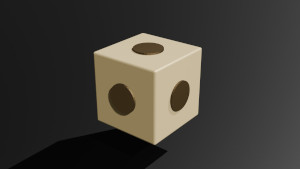
#> input picture lit1.jpg, 300 x 169 px
$ python main.py
#> lines starting #> are read from the running program, lines starting #| are printed output that depends on the picture
from typing import Any
import numpy as np
import matplotlib.pyplot as plt
import cv2


class ImageProcessor:
    """
    cette classe permet de charger deux images, de détecter les points d'intérêt,
    de les relier entre eux puis de calculer la matrice fondamentale et la matrice essentielle.
    """

    def __init__(self, nom1:str, nom2:str) -> None:
        """Initialise cette classe avec les noms des deux images à charger.

        Args:
            nom1 (str): nom de l'image 1 (avec chemin d'accès si nécessaire)
            nom2 (str): nom de l'image 2 (avec chemin d'accès si nécessaire)
        """
        self.nom1: str = nom1
        self.nom2: str = nom2
        self.im1 = None
        self.im2 = None
        self.im1_gris = None
        self.im2_gris = None
        self.kp1 = None
        self.kp2 = None
        self.des1 = None
        self.des2 = None
        self.matches = None
        self.ratio_de_correspondance = 0.62
        self.sigma = 1.35
        self.octaveLayers = 2
        self.seuil_de_contraste = 0.050375
        self.seuil_d_aretes = 10
        self.max_features = 100

        self.homographie = None

    # Load the image
    def load_images(self) -> None:
        """
        Charge les deux images à partir des noms de fichiers fournis.
        """
        try:
            image1 = cv2.imread(self.nom1)
            image2 = cv2.imread(self.nom2)

            print(f"images correctement chargées :")
            print(f"{self.nom1} shape: {image1.shape} size:{image1.size}") #type: ignore
            print(f"{self.nom2} shape: {image2.shape} size:{image2.size}") #type: ignore

            self.im1 = image1
            self.im2 = image2

            self.im1_gris:cv2.typing.MatLike | None = cv2.cvtColor(image1, cv2.COLOR_BGR2GRAY)
            self.im2_gris:cv2.typing.MatLike | None = cv2.cvtColor(image2, cv2.COLOR_BGR2GRAY)

        except FileNotFoundError as e:
            print(f"EXCEPTION: {e}")
        except Exception as e:
            print(f"EXCEPTION Unexpected error: {e}")


    def detecte_keypoints_avec_SIFT(self) -> None:
            """Détecte les keypoints avec l'algorithme SIFT et des paramètres personnalisés"""
            sift:Any = cv2.SIFT_create( # type: ignore
                nfeatures=self.max_features,
                nOctaveLayers=self.octaveLayers,
                contrastThreshold=self.seuil_de_contraste,
                edgeThreshold=self.seuil_d_aretes,
                sigma=self.sigma
            )

            # Détection des keypoints et descripteurs
            kp1, des1 = sift.detectAndCompute(self.im1_gris, None) # type: ignore
            kp2, des2 = sift.detectAndCompute(self.im2_gris, None) # type: ignore

            self.kp1 = kp1 # type: ignore
            self.kp2 = kp2 # type: ignore
            self.des1 = des1 # type: ignore
            self.des2 = des2 # type: ignore

    def affiche_images(self) -> None:
        """
        Affiche les deux images (en couleur et en gris)
        """
        # Affichage des images
        plt.figure(figsize=(13, 10)) # type: ignore
        plt.subplot(2, 2, 1) # type: ignore
        plt.imshow(cv2.cvtColor(self.im1, cv2.COLOR_BGR2RGB)) # type: ignore
        plt.title('Image 1') # type: ignore
        plt.axis('off') # type: ignore
        plt.subplot(2, 2, 2) # type: ignore
        plt.imshow(cv2.cvtColor(self.im2, cv2.COLOR_BGR2RGB)) # type: ignore
        plt.title('Image 2') # type: ignore
        plt.axis('off') # type: ignore
        plt.subplot(2, 2, 3) # type: ignore
        plt.imshow(cv2.cvtColor(self.im1_gris, cv2.COLOR_BGR2RGB)) # type: ignore
        plt.title('Image 2') # type: ignore
        plt.axis('off') # type: ignore
        plt.subplot(2, 2, 4) # type: ignore
        plt.imshow(cv2.cvtColor(self.im2_gris, cv2.COLOR_BGR2RGB)) # type: ignore
        plt.title('Image 2') # type: ignore
        plt.axis('off') # type: ignore
        plt.show() # type: ignore

    def afficheKP(self) -> None:
        """
        Affiche les keypoints de chaque image dans une fenêtre
        """
        # Affichage des keypoints
        plt.figure(figsize=(13, 10)) # type: ignore
        plt.subplot(2, 2, 1) # type: ignore
        image_kp_1 = cv2.drawKeypoints(self.im1_gris, self.kp1, None, flags=cv2.DRAW_MATCHES_FLAGS_DRAW_RICH_KEYPOINTS) # type: ignore
        cv2.imwrite("image_kp_1.jpg", image_kp_1) # type: ignore
        plt.imshow(image_kp_1) # type: ignore
        plt.title('Image 1') # type: ignore
        plt.axis('off') # type: ignore
        plt.subplot(2, 2, 2) # type: ignore
        image_kp_2 = cv2.drawKeypoints(self.im2_gris, self.kp2, None, flags=cv2.DRAW_MATCHES_FLAGS_DRAW_RICH_KEYPOINTS) # type: ignore
        cv2.imwrite("image_kp_2.jpg", image_kp_2) # type: ignore
        plt.imshow(image_kp_2) # type: ignore
        plt.title('Image 2') # type: ignore
        plt.axis('off') # type: ignore
        plt.show() # type: ignore

    def match_keypoints(self):

        """Apparie les descripteurs entre les deux images en utilisant FLANN matcher"""

        # FLANN matcher pour associer les descripteurs des deux images obtenus avec l'alglorithme SIFT
        FLANN_INDEX_KDTREE = 1
        index_params:cv2.typing.IndexParams = dict(algorithm=FLANN_INDEX_KDTREE, trees=5)
        search_params:cv2.typing.SearchParams = dict(checks=100)
        flann = cv2.FlannBasedMatcher(index_params, search_params)

        try:
            matches = flann.knnMatch(self.des1, self.des2, k=2) # type: ignore

            good_matches: list[Any] = []
            cpt_paires_invalides = 0
            cpt_paires_valides = 0

            # Test de ratio de Lowe
            for match_pair in matches: # type: ignore
                if len(match_pair) == 2: # type: ignore
                    cpt_paires_valides += 1
                    m , n = match_pair #type: ignore
                    if m.distance < self.ratio_de_correspondance * n.distance:  # type: ignore
                        good_matches.append(m)
                else:
                    cpt_paires_invalides += 1
            print(f"Nombre de paires invalides : {cpt_paires_invalides} pour {cpt_paires_valides} paires valides et total de paires : {len(matches)}") #type: ignore
            self.matches = good_matches
        except cv2.error:
            self.matches = []

    def affiche_matches(self) -> None:
        # creer l'image des matches
        img_matches = cv2.drawMatches(self.im1, self.kp1, self.im2, self.kp2, # type: ignore
                                        self.matches, None, # type: ignore
                                        flags=cv2.DrawMatchesFlags_NOT_DRAW_SINGLE_POINTS) # type: ignore
        # Affichage de l'image des matches
        plt.figure(figsize=(13, 10)) # type: ignore
        plt.imshow(img_matches) # type: ignore
        cv2.imwrite("matches.jpg", img_matches) # type: ignore
        plt.title('Matches') # type: ignore
        plt.axis('off') # type: ignore
        plt.show() # type: ignore

    def calcule_homographie(self) -> None:
        """
        Calcule l'homographie entre les deux images
        """
        # Récupération des points correspondants
        pts1 = np.float32([self.kp1[m.queryIdx].pt for m in self.matches]).reshape(-1, 1, 2) # type: ignore
        pts2 = np.float32([self.kp2[m.trainIdx].pt for m in self.matches]).reshape(-1, 1, 2) # type: ignore

        # Calcul de l'homographie
        self.homographie, _ = cv2.findHomography(pts1, pts2, cv2.RANSAC, 5.0) # type: ignore
        print("homographie ",self.homographie)


    def calc_matrice_essentielle(self):# type: ignore
        """
        Trouve la matrice essentielle et triangule les points 3D

        Utilise:
            kp1, kp2: Keypoints des deux images (trouvés avec detecte_keypoints_avec_SIFT())
            matches : les correspondances entre les deux images (trouvées avec match_keypoints())

        Renvoie:
            points_3d: Points 3D triangulés
            matched_points1, matched_points2: Points correspondants dans les deux images
            E: Matrice essentielle
            R, t: Rotation et translation entre les deux caméras
        """

        # Matrice de calibrage d'une caméra standard
        K:np.typing.ArrayLike = np.array([
            [800, 0, 320],
            [0, 800, 240],
            [0, 0, 1]
        ], dtype=np.float32)

        # Filtrage des correspondances
        if len(self.matches) < 8: # type: ignore
            raise ValueError("Pas assez de correspondances pour calculer la matrice essentielle (minimum 8)")

        # Extraction des points correspondants
        pts1 = np.float32([self.kp1[m.queryIdx].pt for m in self.matches]).reshape(-1, 1, 2) # type: ignore
        pts2 = np.float32([self.kp2[m.trainIdx].pt for m in self.matches]).reshape(-1, 1, 2) # type: ignore

        # Calcul de la matrice essentielle avec RANSAC
        E, mask = cv2.findEssentialMat(
            pts1, pts2, K,
            method=cv2.RANSAC,
            prob=0.999,
            threshold=1.0
        )

        # Filtrer les points avec le masque RANSAC
        pts1_inliers = pts1[mask.ravel() == 1]
        pts2_inliers = pts2[mask.ravel() == 1]

        print(f"Nombre d'inliers après RANSAC: {len(pts1_inliers)}")

        # Récupération de la pose (rotation et translation) à partir de la matrice essentielle
        _, R, t, mask_pose = cv2.recoverPose(E, pts1_inliers, pts2_inliers, K) #type: ignore

        # Calcul des matrices de projection
        # Caméra 1 (référence)
        P1 = K @ np.hstack([np.eye(3), np.zeros((3, 1))])

        # Caméra 2 (avec rotation et translation) ... on prend la même matrice de calibrage que pour la caméra 1
        P2 = K @ np.hstack([R, t])

        # Triangulation des points 3D
        # Normalisation des points pour la triangulation
        pts1_norm = cv2.undistortPoints(pts1_inliers, K, None) #type: ignore
        pts2_norm = cv2.undistortPoints(pts2_inliers, K, None) #type: ignore

        # Triangulation
        points_4d = cv2.triangulatePoints(P1, P2, pts1_norm, pts2_norm) #type: ignore

        # Conversion en coordonnées 3D homogènes dans le repère de la caméra 1
        points_3d = points_4d[:3] / points_4d[3]  #type: ignore
        points_3d = points_3d.T  #type: ignore

        return {  #type: ignore
            'points_3d': points_3d,
            'matched_points1': pts1_inliers,
            'matched_points2': pts2_inliers,
            'essential_matrix': E,
            'rotation': R,
            'translation': t,
            'projection_matrix1': P1,
            'projection_matrix2': P2
        }


    def plot_3d_points_with_cameras(self, points_3d, R, t, title="Points 3D avec positions des caméras"): # type: ignore
        """
        Trace les points 3D avec les positions et orientations des caméras

        Args:
            points_3d: Points 3D reconstruits
            R: Matrice de rotation de la caméra 2
            t: Vecteur de translation de la caméra 2
            title: Titre du graphique
        """
        fig = plt.figure(figsize=(14, 10)) # type: ignore
        ax = fig.add_subplot(111, projection='3d') # type: ignore

        # Points 3D
        x, y, z = points_3d[:, 0], points_3d[:, 1], points_3d[:, 2] # type: ignore
        ax.scatter(x, y, z, c='blue', s=30, alpha=0.7, label='Points 3D') # type: ignore

        # Position de la caméra 1 (origine)
        ax.scatter([0], [0], [0], c='red', s=100, marker='^', label='Caméra 1') # type: ignore

        # Position de la caméra 2
        cam2_pos = -R.T @ t # type: ignore
        ax.scatter([cam2_pos[0, 0]], [cam2_pos[1, 0]], [cam2_pos[2, 0]], c='green', s=100, marker='^', label='Caméra 2') # type: ignore

        # Axes de la caméra 1 (origine)
        axis_length = 2.0 # type: ignore
        ax.quiver(0, 0, 0, axis_length, 0, 0, color='red', alpha=0.6, arrow_length_ratio=0.1) # type: ignore
        ax.quiver(0, 0, 0, 0, axis_length, 0, color='green', alpha=0.6, arrow_length_ratio=0.1) # type: ignore
        ax.quiver(0, 0, 0, 0, 0, axis_length, color='blue', alpha=0.6, arrow_length_ratio=0.1) # type: ignore

        # Axes de la caméra 2
        R_axes = R.T  # Rotation inverse pour les axes # type: ignore
        cam2_x = cam2_pos.flatten() + R_axes[:, 0] * axis_length # type: ignore
        cam2_y = cam2_pos.flatten() + R_axes[:, 1] * axis_length # type: ignore
        cam2_z = cam2_pos.flatten() + R_axes[:, 2] * axis_length # type: ignore

        ax.plot3D([cam2_pos[0, 0], cam2_x[0]], [cam2_pos[1, 0], cam2_x[1]], [cam2_pos[2, 0], cam2_x[2]],  # type: ignore
                'r--', alpha=0.6)
        ax.plot3D([cam2_pos[0, 0], cam2_y[0]], [cam2_pos[1, 0], cam2_y[1]], [cam2_pos[2, 0], cam2_y[2]],  # type: ignore
                'g--', alpha=0.6)
        ax.plot3D([cam2_pos[0, 0], cam2_z[0]], [cam2_pos[1, 0], cam2_z[1]], [cam2_pos[2, 0], cam2_z[2]],  # type: ignore
                'b--', alpha=0.6)

        # Configuration des axes
        ax.set_xlabel('X') # type: ignore
        ax.set_ylabel('Y') # type: ignore
        ax.set_zlabel('Z') # type: ignore
        ax.set_title(title) # type: ignore
        ax.legend() # type: ignore

        # Égalisation des échelles
        all_points = np.vstack([points_3d, [[0, 0, 0]],cam2_pos.T]) # type: ignore
        max_range = np.ptp(all_points, axis=0).max() / 2.0
        mid_point = np.mean(all_points, axis=0)
        ax.set_xlim(mid_point[0] - max_range, mid_point[0] + max_range) # type: ignore
        ax.set_ylim(mid_point[1] - max_range, mid_point[1] + max_range) # type: ignore
        ax.set_zlim(mid_point[2] - max_range, mid_point[2] + max_range) # type: ignore

        ax.grid(True) # type: ignore
        plt.tight_layout()
        plt.show() # type: ignore

        return fig, ax  # type: ignore


    def plot_points_with_depth_color(self, points_3d, title="Points 3D colorés par profondeur"): # type: ignore
        """
        Trace les points 3D avec une couleur selon leur profondeur (coordonnée Z)

        Args:
            points_3d: Points 3D reconstruits
            title: Titre du graphique
        """
        fig = plt.figure(figsize=(12, 8)) # type: ignore
        ax = fig.add_subplot(111, projection='3d') # type: ignore

        x, y, z = points_3d[:, 0], points_3d[:, 1], points_3d[:, 2] # type: ignore

        # Colormap basée sur la profondeur Z
        scatter = ax.scatter(x, y, z, c=z, cmap='viridis', s=30, alpha=0.8) # type: ignore

        # Barre de couleur
        cbar = plt.colorbar(scatter, ax=ax, shrink=0.8, aspect=20) # type: ignore
        cbar.set_label('Profondeur (Z)') # type: ignore

        ax.set_xlabel('X') # type: ignore
        ax.set_ylabel('Y') # type: ignore
        ax.set_zlabel('Z') # type: ignore
        ax.set_title(title) # type: ignore
        ax.grid(True) # type: ignore

        plt.tight_layout()
        plt.show() # type: ignore

        return fig, ax


def main() -> None:
    ip = ImageProcessor("lit1.jpg", "lit3.jpg")
    ip.load_images()
#> in load_images, image1 is the input picture: shape (169, 300, 3); mean B, G, R 53.8, 59.4, 62.2
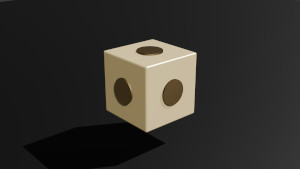
#> input picture lit3.jpg, 300 x 169 px
#> in load_images, image2 is the input picture: shape (169, 300, 3); mean B, G, R 43, 47.1, 49.1
#| lit1.jpg shape: (169, 300, 3) size:152100
#| lit3.jpg shape: (169, 300, 3) size:152100
#> in load_images, `self.im1_gris:cv2.typing.MatLike | None = cv2.cvtColor(image1, cv2.COL..`:
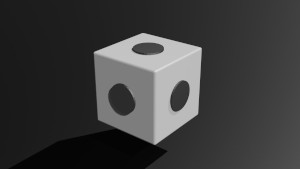
#> self.im1_gris: shape (169, 300); min 0, max 222, mean 59.6
#> in load_images, `self.im2_gris:cv2.typing.MatLike | None = cv2.cvtColor(image2, cv2.COL..`:
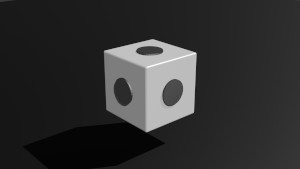
#> self.im2_gris: shape (169, 300); min 0, max 254, mean 47.2
    ip.detecte_keypoints_avec_SIFT()
#> in detecte_keypoints_avec_SIFT, `kp1, des1 = sift.detectAndCompute(self.im1_gris, None)`: kp1 = 25 keypoints; strongest (x, y, size): (175, 63, 33.7), (140, 49, 7.7), (191, 109, 10.9), (119, 52, 17.8)
#> in detecte_keypoints_avec_SIFT, `kp2, des2 = sift.detectAndCompute(self.im2_gris, None)`: kp2 = 19 keypoints; strongest (x, y, size): (195, 53, 1.9), (178, 63, 24.9), (172, 92, 12.9), (141, 51, 5.3)
#> in detecte_keypoints_avec_SIFT, `self.kp1 = kp1`: self.kp1 has the same summary as kp1
#> in detecte_keypoints_avec_SIFT, `self.kp2 = kp2`: self.kp2 has the same summary as kp2
    ip.match_keypoints()
#> in match_keypoints, `matches = flann.knnMatch(self.des1, self.des2, k=2)`: matches = 25 matches
#> the loop in match_keypoints, `for match_pair in matches:` made 25 passes
#> after the loop in match_keypoints, `for match_pair in matches:`: cpt_paires_invalides = 0; cpt_paires_valides = 25; good_matches = 9 matches
#| Nombre de paires invalides : 0 pour 25 paires valides et total de paires : 25
    ip.afficheKP()
#> in afficheKP, `image_kp_1 = cv2.drawKeypoints(self.im1_gris, self.kp1, None, flags=cv..`:
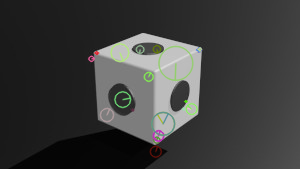
#> image_kp_1: shape (169, 300, 3); mean of channels 0, 1, 2 59.1, 60.1, 59.6; drawn as B, G, R
    ip.affiche_matches()
#> in affiche_matches, `img_matches = cv2.drawMatches(self.im1, self.kp1, self.im2, self.kp2,`:
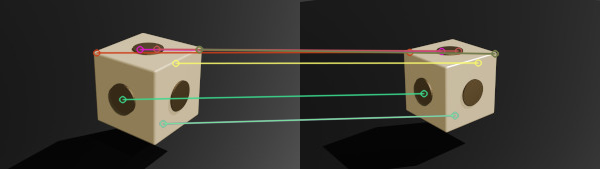
#> img_matches: shape (169, 600, 3); mean B, G, R 49.5, 55.3, 57.5
    retour = ip.calc_matrice_essentielle()  # type: ignore
#> in calc_matrice_essentielle, `pts1 = np.float32([self.kp1[m.queryIdx].pt for m in self.matches]).res..`: pts1 = [[96.25, 52.42], [122.2, 99.11], [139.6, 49.04], [156.4, 48.75], [162.7, 123.4], [162.7, 123.4], [175.3, 62.88], [198.6, 49.34], [199.3, 48.95]]
#> in calc_matrice_essentielle, `pts2 = np.float32([self.kp2[m.trainIdx].pt for m in self.matches]).res..`: pts2 = [[109.3, 51.85], [123.6, 93.2], [141.3, 50.99], [158.1, 50.53], [154.6, 115.1], [154.6, 115.1], [177.8, 62.52], [194.6, 53.31], [194.6, 53.31]]
#> in calc_matrice_essentielle, `E, mask = cv2.findEssentialMat( pts1, pts2, K, method=cv2.RANSAC, prob..`: E = [[0.0343, 0.683, 0.175], [-0.687, 0.028, -0.0184], [-0.164, 0.0526, 0.00731]]; mask = [1, 1, 1, 1, 1, 1, 1, 1, 1]
#> in calc_matrice_essentielle, `pts1_inliers = pts1[mask.ravel() == 1]`: pts1_inliers has the same summary as pts1
#> in calc_matrice_essentielle, `pts2_inliers = pts2[mask.ravel() == 1]`: pts2_inliers has the same summary as pts2
#| Nombre d'inliers après RANSAC: 9
#> in calc_matrice_essentielle, `_, R, t, mask_pose = cv2.recoverPose(E, pts1_inliers, pts2_inliers, K)`: R = [[0.998, -0.0398, -0.0402], [0.0404, 0.999, 0.0139], [0.0396, -0.0155, 0.999]]; t = [-0.0651, -0.234, 0.97]; mask_pose = [255, 255, 255, 255, 255, 255, 255, 255, 255]
#> in calc_matrice_essentielle, `P2 = K @ np.hstack([R, t])`: P2 = [[811.4, -36.82, 287.5, 258.3], [41.83, 795.5, 250.9, 45.32], [0.0396, -0.0155, 0.999, 0.97]]
#> in calc_matrice_essentielle, `pts1_norm = cv2.undistortPoints(pts1_inliers, K, None)`: pts1_norm = [[-0.28, -0.234], [-0.247, -0.176], [-0.225, -0.239], [-0.204, -0.239], [-0.197, -0.146], [-0.197, -0.146], [-0.181, -0.221], [-0.152, -0.238], [-0.151, -0.239]]
#> in calc_matrice_essentielle, `pts2_norm = cv2.undistortPoints(pts2_inliers, K, None)`: pts2_norm = [[-0.263, -0.235], [-0.246, -0.183], [-0.223, -0.236], [-0.202, -0.237], [-0.207, -0.156], [-0.207, -0.156], [-0.178, -0.222], [-0.157, -0.233], [-0.157, -0.233]]
#> in calc_matrice_essentielle, `points_3d = points_3d.T`: points_3d = [[-3.99, -2.99, 9.95], [-3.99, -2.99, 9.96], [-3.99, -2.99, 9.96], [-3.99, -2.99, 9.96], [-3.99, -2.99, 9.96], [-3.99, -2.99, 9.96], [-3.99, -2.99, 9.96], [-3.99, -2.99, 9.96], [-3.99, -2.99, 9.96]]
#> retour = 8 items
    ip.plot_3d_points_with_cameras(retour['points_3d'], retour['rotation'], retour['translation'])  # type: ignore
#> in plot_3d_points_with_cameras, `x, y, z = points_3d[:, 0], points_3d[:, 1], points_3d[:, 2]`: x = [-3.99, -3.99, -3.99, -3.99, -3.99, -3.99, -3.99, -3.99, -3.99]; y = [-2.99, -2.99, -2.99, -2.99, -2.99, -2.99, -2.99, -2.99, -2.99]; z = [9.95, 9.96, 9.96, 9.96, 9.96, 9.96, 9.96, 9.96, 9.96]
#> in plot_3d_points_with_cameras, `cam2_pos = -R.T @ t`: cam2_pos = [0.036, 0.247, -0.968]
#> in plot_3d_points_with_cameras, `R_axes = R.T`: R_axes = [[0.998, 0.0404, 0.0396], [-0.0398, 0.999, -0.0155], [-0.0402, 0.0139, 0.999]]
#> in plot_3d_points_with_cameras, `cam2_x = cam2_pos.flatten() + R_axes[:, 0] * axis_length`: cam2_x = [2.03, 0.167, -1.05]
#> in plot_3d_points_with_cameras, `cam2_y = cam2_pos.flatten() + R_axes[:, 1] * axis_length`: cam2_y = [0.117, 2.24, -0.941]
#> in plot_3d_points_with_cameras, `cam2_z = cam2_pos.flatten() + R_axes[:, 2] * axis_length`: cam2_z = [0.115, 0.216, 1.03]
#> in plot_3d_points_with_cameras, `all_points = np.vstack([points_3d, [[0, 0, 0]],cam2_pos.T])`: all_points = [[-3.99, -2.99, 9.95], [-3.99, -2.99, 9.96], [-3.99, -2.99, 9.96], [-3.99, -2.99, 9.96], [-3.99, -2.99, 9.96], [-3.99, -2.99, 9.96], [-3.99, -2.99, 9.96], [-3.99, -2.99, 9.96], [-3.99, -2.99, 9.96], [0, 0, 0], [0.036, 0.247, -0.968]]
#> in plot_3d_points_with_cameras, `max_range = np.ptp(all_points, axis=0).max() / 2.0`: max_range = 5.47
#> in plot_3d_points_with_cameras, `mid_point = np.mean(all_points, axis=0)`: mid_point = [-3.26, -2.42, 8.06]
#> in plot_3d_points_with_cameras, `plt.show()`:
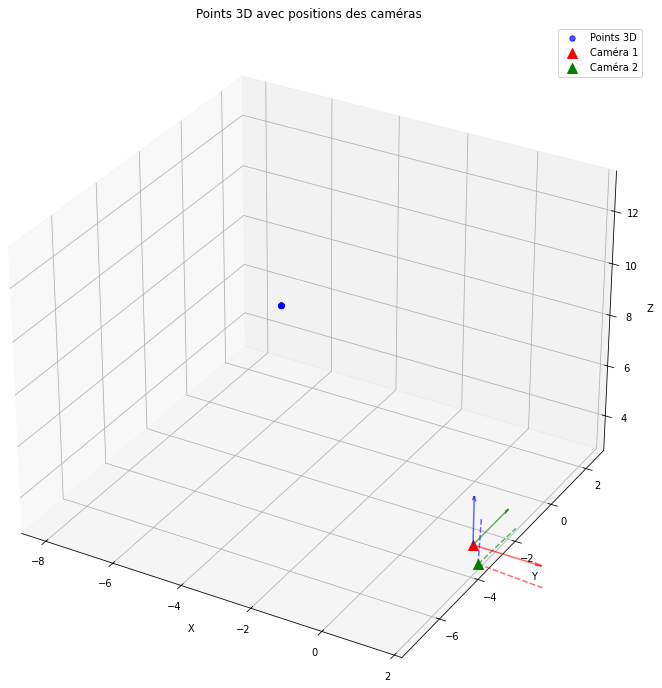
#> figure drawn by matplotlib, 1 panel
    ip.plot_points_with_depth_color(retour['points_3d'])  # type: ignore
#> in plot_points_with_depth_color, `plt.show()`:
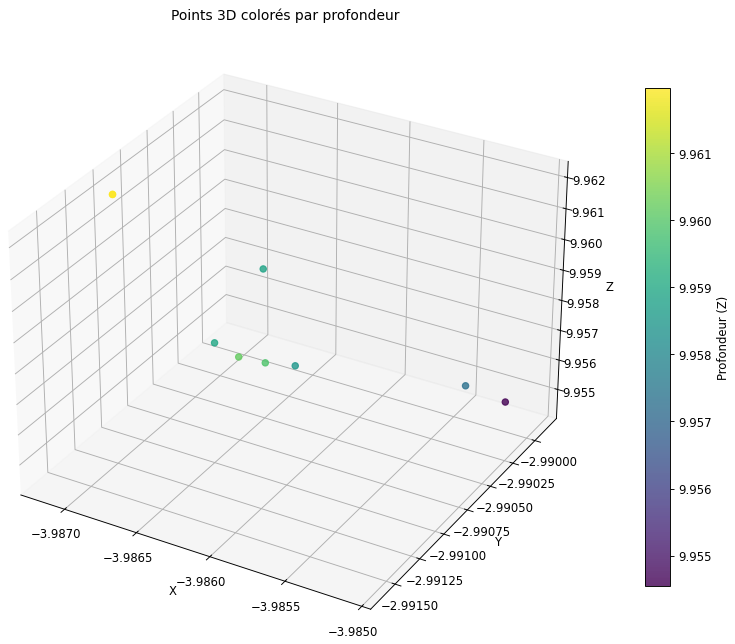
#> figure drawn by matplotlib, 2 panels
    #ip.affiche_images()

main()
